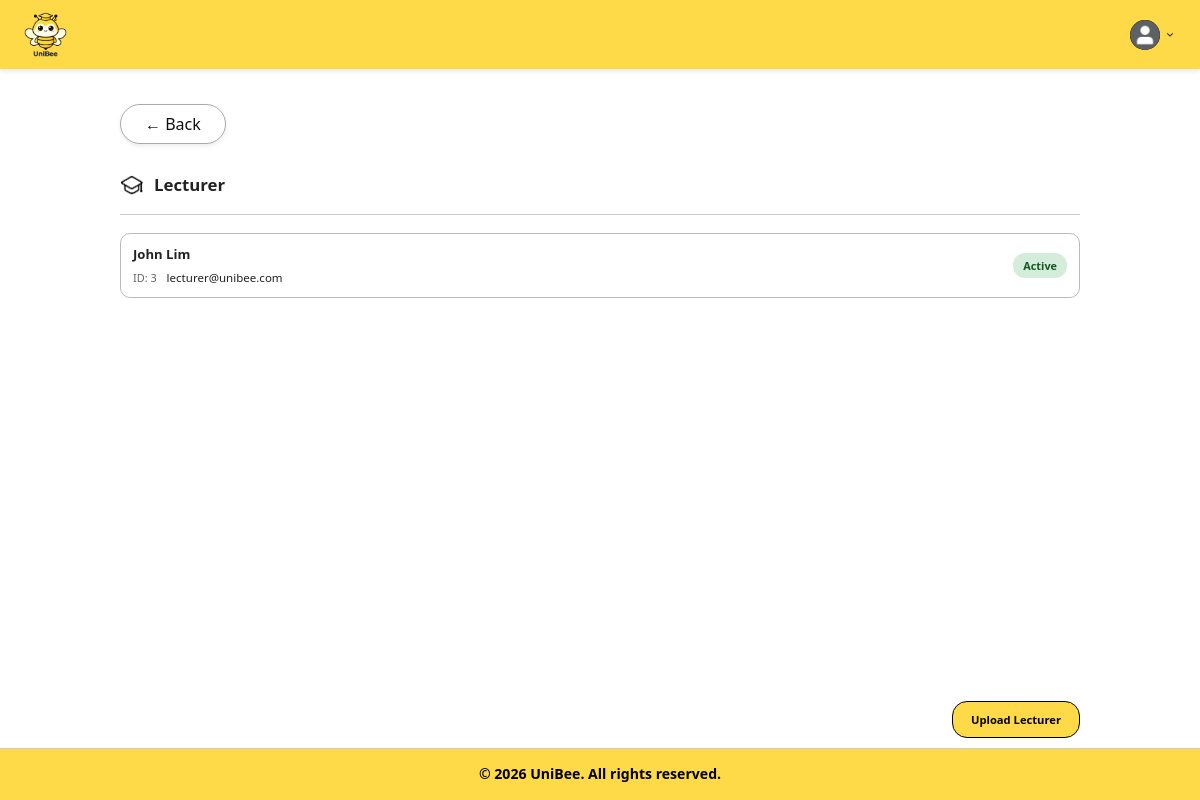
The app's page /boundary/uploadLecturerPage.php (signed in) with its own data.
### tables this page shows
CREATE TABLE Users (
    id INT PRIMARY KEY AUTO_INCREMENT,
    universityId INT,
    email VARCHAR(255) UNIQUE NOT NULL,
    passwordHash VARCHAR(255) NOT NULL,
    fullName VARCHAR(255) NOT NULL,
    role VARCHAR(50) NOT NULL,
    status VARCHAR(50) DEFAULT 'active',
    createdAt DATETIME DEFAULT CURRENT_TIMESTAMP,
    updatedAt DATETIME DEFAULT CURRENT_TIMESTAMP ON UPDATE CURRENT_TIMESTAMP,
    lastLogin DATETIME,
    FOREIGN KEY (universityId) REFERENCES Universities(id) ON DELETE CASCADE
);

### entity/users.php (called while the page is built, shortened)
<?php
class Users
{
    public function getLecturersByUniversity($universityId)
    {
        $database = new Database();
        $db = $database->connect();
        try {
            $sql = "SELECT
                    id,
                    universityId,
                    email,
                    fullName,
                    role,
                    status,
                    createdAt,
                    updatedAt
                FROM Users
                WHERE universityId = ?
                  AND role = 'lecturer'
                ORDER BY id ASC";
            $stmt = $db->prepare($sql);
            $stmt->execute([
                $universityId
            ]);
            return $stmt->fetchAll(PDO::FETCH_ASSOC);
        } catch (PDOException $e) {
            return [];
        }
    }
}

### controller/manageUniversityInformationController.php (called while the page is built, shortened)
<?php
require_once "../entity/users.php";
class ManageUniversityInformationController
{
    private $users;
    public function __construct()
    {
        $this->users = new Users();
    }
    public function getLecturerList($universityId)
    {
        return $this->users->getLecturersByUniversity($universityId);
    }
}

### boundary/uploadLecturerPage.php (the view, shortened to what this page needs)
<?php
require_once "../controller/manageUniversityInformationController.php";
$universityId = $_SESSION['university_id'] ?? null;
$lecturers = [];
if ($universityId !== null) {
    $controller = new ManageUniversityInformationController();
    $lecturers = $controller->getLecturerList(
        $universityId
    );
}
?>
<!DOCTYPE html>
<html lang="en">
<head>
    <link rel="stylesheet" href="../style.css">
</head>
<body>
    <header class="header">
        <div class="logo-container">
            <img
                src="../images/uniBeeLogo.png"
                alt="UniBee Logo"
            >
        </div>
        <div class="dashboard-header-right">
            <div class="profile-dropdown">
                <div
                    class="profile-container"
                    onclick="toggleDropdown()"
                >
                    <img
                        src="../images/profilePic.png"
                        alt="Profile"
                        class="profile-icon"
                    >
                    <img
                        src="../images/dropdown.png"
                        alt="Menu"
                        class="dropdown-arrow"
                    >
                </div>
            </div>
        </div>
    </header>
    <main class="lecturer-list-page">
        <div class="profile-header">
            <a
                href="manageUniversityInformationPage.php"
                class="btn-back"
            >
                &#8592; Back
            </a>
        </div>
        <section class="lecturer-header">
            <img
                src="../images/faculty.png"
                alt="Lecturer"
            >
            <h1>
                Lecturer
            </h1>
        </section>
        <?php if (empty($lecturers)): ?>
            <div class="empty-message">
                No lecturer has been uploaded yet.
            </div>
        <?php else: ?>
            <div class="lecturer-list">
                <?php foreach ($lecturers as $lecturer): ?>
                    <div class="lecturer-row">
                        <div class="lecturer-main">
                            <span class="lecturer-name">
                                <?php
                                echo htmlspecialchars(
                                    $lecturer['fullName']
                                );
                                ?>
                            </span>
                            <div class="lecturer-info">
                                <span class="lecturer-id">
                                    ID:
                                    <?php
                                    echo htmlspecialchars(
                                        $lecturer['id']
                                    );
                                    ?>
                                </span>
                                <span class="lecturer-email">
                                    <?php
                                    echo htmlspecialchars(
                                        $lecturer['email']
                                    );
                                    ?>
                                </span>
                            </div>
                        </div>
                        <div class="lecturer-status
                            <?php
                            echo strtolower($lecturer['status']) === 'active'
                                ? 'status-active'
                                : 'status-inactive';
                            ?>">
                            <?php
                            echo htmlspecialchars(
                                $lecturer['status']
                            );
                            ?>
                        </div>
                    </div>
                <?php endforeach; ?>
            </div>
        <?php endif; ?>
        <div class="upload-lecturer-container">
            <a
                href="uploadListPage.php?type=lecturer"
                class="upload-lecturer-button"
            >
                Upload Lecturer
            </a>
        </div>
    </main>
    <footer>
        <div class="footer-bottom-bar">
            &copy; 2026 UniBee. All rights reserved.
        </div>
    </footer>
</body>
</html>

### records on screen
users: fullName "John Lim", id "3", email "lecturer@unibee.com", status "Active"
